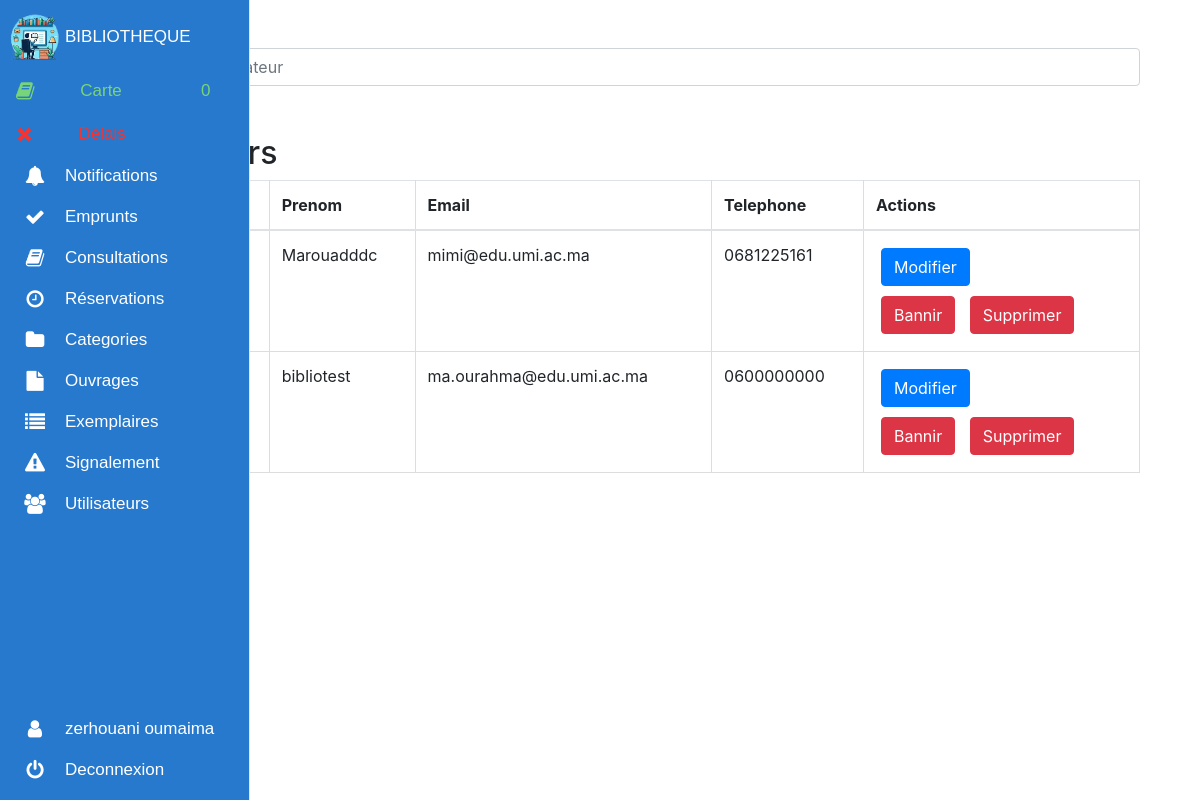
The app's page /utilisateurs/ (signed in) with its own data.
### biblio_app/models.py (models this page shows, shortened)
class Personne(AbstractBaseUser, PermissionsMixin):
    image = models.ImageField(upload_to='uploads/users/image/', null=True, blank=True,default="assets/profile_user.jpeg")
    email = models.EmailField(unique=True)
    nom = models.CharField(max_length=100)
    prenom = models.CharField(max_length=100)
    telephone = models.CharField(max_length=20)
    password=models.CharField(max_length=50)
    is_verified = models.BooleanField(default=False)
    is_active = models.BooleanField(default=True)
    is_staff = models.BooleanField(default=False)
    banni = models.BooleanField(default=False)
    USERNAME_FIELD = 'email'
    REQUIRED_FIELDS = ['nom','prenom','password']
    ROLE_CHOICES = (
        ('UTILISATEUR', 'Utilisateur'),
        ('BIBLIOTHECAIRE', 'Bibliothecaire'),
        ('ADMINSUP', 'AdminSup'),
    )
    role = models.CharField(max_length=20, choices=ROLE_CHOICES, default='UTILISATEUR')
    objects = PersonneManager()

### biblio_app/views.py (the view)
# urls.py: path('utilisateurs/', views.utilisateurs, name='utilisateurs'),
@login_required
def utilisateurs(request):
    if is_Staff(request):
        try:
            utilisateurs = Personne.objects.filter(role='UTILISATEUR')
            paginator = Paginator(utilisateurs, 10)
            page_number = request.GET.get('page')
            utilisateurs = paginator.get_page(page_number)
            return render(request, 'liste_utilisateurs.html', {'utilisateurs': utilisateurs})
        except DatabaseError as e:
            messages.error(request, "Une erreur est survenue lors de la récupération des utilisateurs.")
            return redirect('home')
    else:
        messages.error(request, "Vous n'êtes pas autorisé à accéder à cette page.")
        return JsonResponse({'error': "Vous n'êtes pas autorisé à accéder à cette page."}, status=403)

### biblio_app/views.py (called while the page is built)
@login_required
def is_Staff(request):
    if not request.user.is_authenticated:
        return redirect('login_user')
    elif request.user.role == 'BIBLIOTHECAIRE' or request.user.role == 'ADMINSUP':
        return True
    else:
        return False

### cart/cart.py (called while the page is built)
    def __len__(self):
        return len(self.cart)

### cart/context_processors.py (called while the page is built)
def cart(request):
    return {'cart':Cart(request)}

### biblio_app/templates/liste_utilisateurs.html (shortened to what this page needs)
{% extends 'admin_nav.html' %}
{% block content %}
  <link rel="stylesheet" href="https://stackpath.bootstrapcdn.com/bootstrap/4.5.2/css/bootstrap.min.css">
  <div class="container mt-5">
    <input type="text" class="form-control mb-3" id="searchInput" placeholder="Rechercher utilisateur">
    <div class="mt-5">
      <h2>Utilisateurs</h2>
      <table class="table">
        <thead>
          <tr>
            <th>ID</th>
            <th>Nom</th>
            <th>Prenom</th>
            <th>Email</th>
            <th>Telephone</th>
            <th>Actions</th>
          </tr>
        </thead>
        <tbody>
          {% for utilisateur in utilisateurs %}
            <tr>
              <td>{{ utilisateur.id }}</td>
              <td>{{ utilisateur.nom }}</td>
              <td>{{ utilisateur.prenom }}</td>
              <td>{{ utilisateur.email }}</td>
              <td>{{ utilisateur.telephone }}</td>
              <td>
                <button class="btn btn-primary modifier-btn" data-toggle="modal" data-target="#modifierModal"
                  data-utilisateur-id="{{ utilisateur.id }}"
                  data-nom="{{ utilisateur.nom }}"
                  data-prenom="{{ utilisateur.prenom }}"
                  data-email="{{ utilisateur.email }}"
                  data-telephone="{{ utilisateur.telephone }}">
                  Modifier
                </button><br>
                {% if utilisateur.banni %}
                  <button class="btn btn-success unban-btn" data-id="{{ utilisateur.id }}">Débannir</button>
                {% else %}
                  <button class="btn btn-danger ban-btn" data-id="{{ utilisateur.id }}">Bannir</button>
                {% endif %}
                <button class="btn btn-danger delete-btn" data-id="{{ utilisateur.id }}">Supprimer</button>
              </td>
            </tr>
          {% endfor %}
        </tbody>
      </table>
      <div class="pagination">
        <nav aria-label="Page navigation">
          <ul class="pagination">
            {% for num in utilisateurs.paginator.page_range %}
              <li class="page-item {% if utilisateurs.number == num %}active{% endif %}">
                <a class="page-link" href="?page={{ num }}">{{ num }}</a>
              </li>
            {% endfor %}
          </ul>
        </nav>
      </div>
    </div>
  </div>
{% endblock %}

### biblio_app/templates/admin_nav.html (shortened to what this page needs)
{% load static %}
<!DOCTYPE html>
<html>
  <head>
    <link rel="stylesheet" href="{% static 'css/admin_nav.css' %}" />
    <link
      href="https://cdn.jsdelivr.net/npm/bootstrap@5.2.3/dist/css/bootstrap.min.css"
      rel="stylesheet"
    />
    <link
      href="https://cdn.jsdelivr.net/npm/bootstrap-icons@1.5.0/font/bootstrap-icons.css"
      rel="stylesheet"
    />
  </head>
  <body>
    <nav class="main-menu">
      <ul>
        <li>
          <a href="../administration/">
            <i class="fa">
          <img
          src="{% static 'assets/logo.png' %}"
          alt="logo" style="max-width: 100%;"/></i>
          <span class="nav-text">BIBLIOTHEQUE</span></a>
        </li>
        {% if request.user.role == 'BIBLIOTHECAIRE' %}
        <li>
            <a
              href="{% url 'cart_summary' %}"
              class="btn btn-outline-white"
              type="submit"
              style="color: rgb(120, 212, 120); padding: 0; margin: 0"
              title="Ouvrages stockés dans votre carte"
            >
              <i class="fa fa-book fa-2x"></i>
              <span class="nav-text"> Carte </span>
              <span class="nav-text">{{ cart|length}}</span>
            </a>
        </li>
        <li>
          <a
            href="../emprunts_overdue/"
            class="btn btn-outline-white"
            type="submit"
            style="color: rgb(241, 52, 52); padding: 0; margin: 0"
            title="Emprunts non retournées"
          >
            <i class="fa fa-times fa-2x"></i>
            <span class="nav-text"> Délais </span>
            <span class="nav-text" id="overdue_nb"></span>
          </a>
        </li>
        <li class="has-subnav">
          <a href="../notifications/">
            <i class="fa fa-bell fa-2x"></i>
            <span class="nav-text"> Notifications </span>
          </a>
        </li>
        <li class="has-subnav">
          <a href="../liste_emprunt/">
            <i class="fa fa-check fa-2x"></i>
            <span class="nav-text"> Emprunts </span>
          </a>
        </li>
        <li class="has-subnav">
          <a href="../liste_consultation/">
            <i class="fa fa-book" aria-hidden="true"></i>
            <span class="nav-text"> Consultations </span>
          </a>
        </li>
        <li class="has-subnav">
          <a href="../reservations/">
            <i class="fa fa-clock-o" aria-hidden="true"></i>
            <span class="nav-text"> Réservations </span>
          </a>
        </li>
        {% endif %}
        <li class="has-subnav">
          <a href="../categorie/">
            <i class="fa fa-folder fa-2x"></i>
            <span class="nav-text"> Categories </span>
          </a>
        </li>
        <li>
          <a href="../ouvrage/">
            <i class="fa fa-file fa-2x"></i>
            <span class="nav-text"> Ouvrages </span>
          </a>
        </li>
        <li>
          <a href="../exemplaire/">
            <i class="fa fa-list fa-2x"></i>
            <span class="nav-text"> Exemplaires </span>
          </a>
        </li>
        <li>
          <a href="../Signalement/">
            <i class="fa fa-exclamation-triangle fa-2x"></i>
            <span class="nav-text"> Signalement </span>
          </a>
        </li>
        <li class="has-subnav">
          <a href="../utilisateurs/">
            <i class="fa fa-users fa-2x"></i>
            <span class="nav-text"> Utilisateurs </span>
          </a>
        </li>
      </ul>
      <ul class="logout">
        <li>
          <a href="{% url 'update_profile' %}">
            <i class="fa fa-user fa-2x"></i>
            <span class="nav-text">
              {{ request.user.nom }} {{ request.user.prenom }}
            </span>
          </a>
        </li>
        <li>
          <a href="{% url 'logout_user' %}">
            <i class="fa fa-power-off fa-2x"></i>
            <span class="nav-text"> Deconnexion </span>
          </a>
        </li>
      </ul>
    </nav>
    <div class="container">
      <main class="main-content">
        {% block content %} {% endblock %}
      </main>
    </div>
  </body>
</html>

### biblio_app/static/css/admin_nav.css (style rules this page uses)
.fa-2x { font-size: 2em; }
.fa { position: relative; display: table-cell; width: 60px; height: 36px; text-align: center; vertical-align: middle; font-size:20px; }
nav.main-menu { position: fixed; top: 0; bottom: 0; left: 0; width: 60px; background-color: #2679cc; z-index: 999; }
.main-menu { background:#2679cc; border-right:1px solid #e5e5e5; position:absolute; top:0; bottom:0; height:100%; left:0; width:60px; overflow:hidden; -webkit-transition:width .05s linear; transition:width .05s linear; -webkit-transform:translateZ(0) scale(1,1); z-index: 999; }
.main-menu>ul { margin:7px 0; }
.main-menu li { position:relative; display:block; width:250px; margin: 5px; }
.main-menu li>a { position:relative; display:table; border-collapse:collapse; border-spacing:0; color:#ffffff; font-family: arial; font-size: 17px; text-decoration:none; -webkit-transform:translateZ(0) scale(1,1); -webkit-transition:all .1s linear; transition:all .1s linear; }
.main-menu .nav-text { position:relative; display:table-cell; vertical-align:middle; width:190px; font-family: 'Titillium Web', sans-serif; }
.main-menu>ul.logout { position:absolute; left:0; bottom:0; }
nav { -webkit-user-select:none; -moz-user-select:none; -ms-user-select:none; -o-user-select:none; user-select:none; }
nav ul,nav li { outline:0; margin:0; padding:0; }
.main-content { margin-left: 45px; }

### biblio_app/templates/liste_utilisateurs.html (style rules this page uses)
button { margin: 5px; }
table { border-collapse: collapse; width: 100%; }
th, td { border: 1px solid #dddddd; text-align: left; padding: 8px; }
th { background-color: #f2f2f2; }
.pagination { margin-top: 20px; }

### records on screen
Personne: user.nom "zerhouani", user.prenom "oumaima"
Personne: prenom "Marouadddc", email "mimi@edu.umi.ac.ma", telephone "0681225161"
Personne: prenom "bibliotest", email "ma.ourahma@edu.umi.ac.ma", telephone "0600000000"

### other values on screen
{{ cart|length }} "0"
